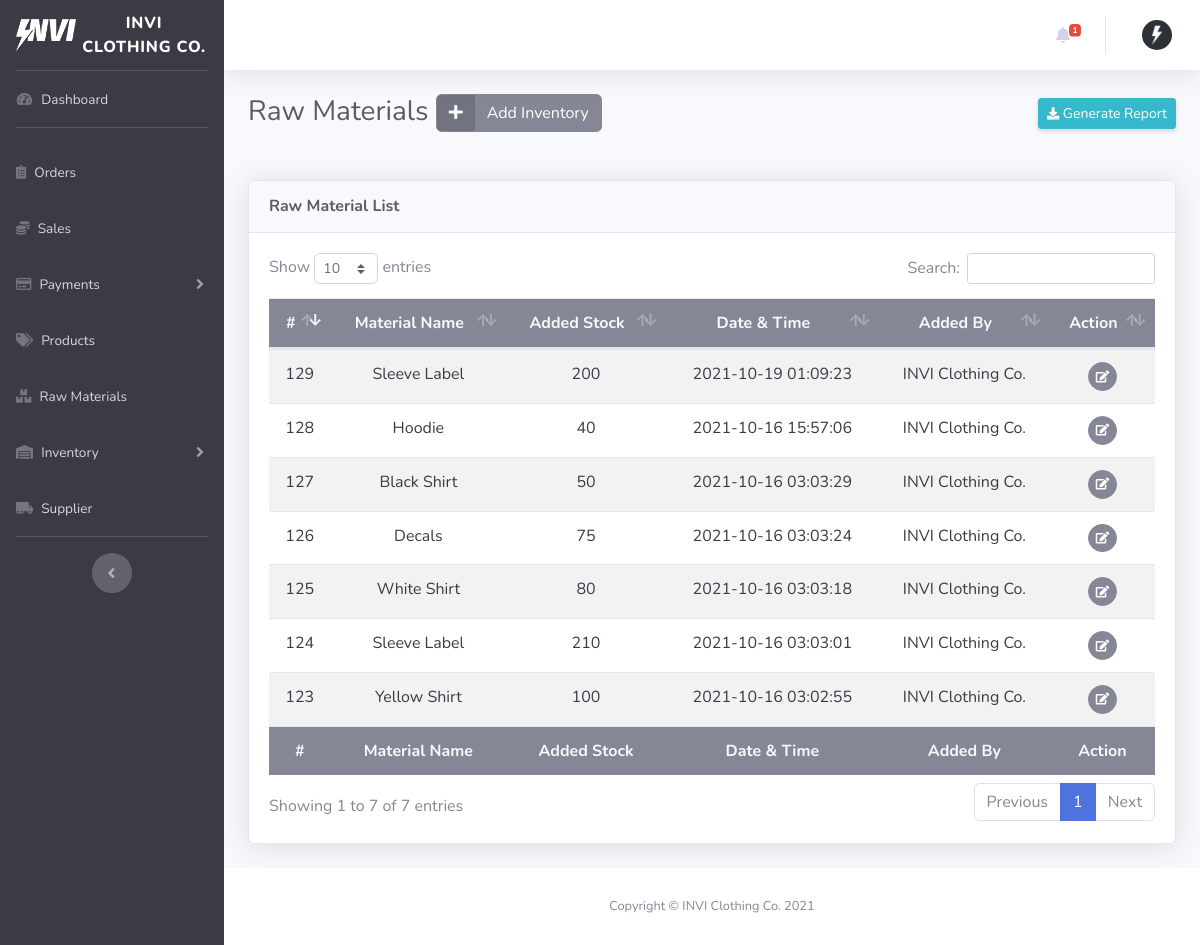
The page /dist/inventorymaterial.php on the database its author committed.
### tables this page shows
CREATE TABLE `account_table` (
  `ID` int(11) NOT NULL AUTO_INCREMENT,
  `firstName` varchar(255) NOT NULL,
  `lastName` varchar(255) NOT NULL,
  `email` varchar(255) NOT NULL,
  `password` varchar(255) NOT NULL,
  `contactNumber` varchar(255) DEFAULT NULL,
  `profileImg` varchar(255) DEFAULT NULL,
  `access` varchar(255) NOT NULL,
  PRIMARY KEY (`ID`)
);

CREATE TABLE `rawmaterials_table` (
  `ID` int(11) NOT NULL AUTO_INCREMENT,
  `materialName` varchar(255) NOT NULL,
  `unitPrice` int(11) NOT NULL,
  `stockQty` int(11) NOT NULL,
  `supplierID` int(11) NOT NULL,
  PRIMARY KEY (`ID`),
  KEY `fk_supplierID_idx` (`supplierID`),
  CONSTRAINT `fk_supplierID` FOREIGN KEY (`supplierID`) REFERENCES `supplier_table` (`ID`) ON DELETE CASCADE ON UPDATE CASCADE
);

### class/webstoreclass.php (called while the page is built, shortened)
<?php
class WebStore
{
  private $server = "mysql:host=localhost;dbname=invi-clothing_database;port=3307";
  private $user = "root";
  private $pass = "";
  private $options = [
    PDO::ATTR_ERRMODE => PDO::ERRMODE_EXCEPTION,
    PDO::ATTR_DEFAULT_FETCH_MODE => PDO::FETCH_ASSOC,
  ];
  public function openConnection()
  {
    try {
      $this->con = new PDO(
        $this->server,
        $this->user,
        $this->pass,
        $this->options
      );
      return $this->con;
    } catch (PDOException $e) {
      echo "There is some problem in the connection :" . $e->getMessage();
    }
  }
  public function get_userdata()
  {
    if (isset($_SESSION["userdata"])) {
      return $_SESSION["userdata"];
    } else {
      return null;
    }
  }
  public function get_admin()
  {
    $connection = $this->openConnection();
    $stmt = $connection->prepare(
      "SELECT * FROM account_table WHERE access = 'admin' ORDER BY ID DESC"
    );
    $stmt->execute();
    $admins = $stmt->fetchall();
    $count = $stmt->rowCount();
    if ($count > 0) {
      return $admins;
    } else {
      return false;
    }
  }
  public function count_orders()
  {
    $connection = $this->openConnection();
    $stmt = $connection->prepare(
      "SELECT COUNT(DISTINCT(orderID)) FROM sales_table WHERE orderStatus = 'Pending'"
    );
    $stmt->execute();
    $orders = $stmt->fetchColumn();
    $count = $stmt->rowCount();
    if ($count > 0) {
      return $orders;
    } else {
      return false;
    }
  }
  public function get_inventory_materials_added()
  {
    $connection = $this->openConnection();
    $stmt = $connection->prepare(
      "SELECT inventory.ID, materialID, materialName, addedQty, dateTime, account.firstName as addedByName, account.lastName as addedByLastName FROM (SELECT * FROM inventorymaterial_table) inventory LEFT JOIN rawmaterials_table materials ON inventory.materialID = materials.ID LEFT JOIN account_table account ON inventory.adminID = account.ID ORDER BY ID DESC"
    );
    $stmt->execute();
    $inventoryMaterials = $stmt->fetchall();
    $count = $stmt->rowCount();
    if ($count > 0) {
      return $inventoryMaterials;
    } else {
      return false;
    }
  }
}
$store = new WebStore();
?>

### dist/inventorymaterial.php (the view, shortened to what this page needs)
<?php
require_once "../class/webstoreclass.php";
$user = $store->get_userdata();
include_once "../includes/dashboard_header.php";
$admins = $store->get_admin();
?>
  <body id="page-top">
    <?php
    $store->add_inventory_materials();
    $store->update_inventory_material();
    $addedInventoryMaterials = $store->get_inventory_materials_added();
    $countOrders = $store->count_orders();
    ?>
    <div id="wrapper">
      <?php include_once "../includes/dashboard_sidebar.php"; ?>
      <div id="content-wrapper" class="d-flex flex-column">
        <div id="content">
          <?php include_once "../includes/dashboard_navbar.php"; ?>
          <div class="container-fluid">
            <div
              class="d-sm-flex align-items-center justify-content-between mb-4 d-print-none"
            >
              <h1 class="h3 mb-4 text-gray-800">Raw Materials
                <button type="button" href="#" class="btn btn-secondary btn-icon-split" data-toggle="modal" data-target="#materialsModal">
                    <span class="icon text">
                      <i class="fas fa-plus"></i>
                    </span>
                    <span class="text">Add Inventory</span>
                </button>
              </h1>
              <div class="dropdown no-arrow mb-4">
                <button class="btn btn-info btn-sm shadow-sm dropdown-toggle" type="button"
                    id="dropdownMenuButton" data-toggle="dropdown" aria-haspopup="true"
                    aria-expanded="false">
                    <i class="fas fa-download fa-sm text"></i>
                    Generate Report
                </button>
              </div>
            </div>
            <div class="card shadow mb-4 d-print-none">
              <div class="card-header py-3">
                <h6 class="m-0 font-weight-bold text-gray-800">
                  Raw Material List
                </h6>
              </div>
              <div class="card-body">
                <div class="table-responsive">
                  <table
                    class="table table-striped text-center"
                    id="dataTable"
                    width="100%"
                    cellspacing="0"
                    data-order='[[ 0, "desc" ]]'
                  >
                    <thead class="bg-gray-600 text-gray-100">
                        <tr>
                          <th>#</th>
                          <th>Material Name</th>
                          <th>Added Stock</th>
                          <th>Date & Time</th>
                          <th>Added By</th>
                          <th>Action</th>
                        </tr>
                    </thead>
                    <tbody class="text-gray-900">
                      <?php if ($addedInventoryMaterials) { ?>
                        <?php foreach (
                          $addedInventoryMaterials
                          as $inventoryMaterial
                        ) { ?>
                          <tr>
                            <td><?= $inventoryMaterial["ID"] ?></td>
                            <td><?= $inventoryMaterial["materialName"] ?></td>
                            <td><?= $inventoryMaterial["addedQty"] ?></td>
                            <td><?= $inventoryMaterial["dateTime"] ?></td>
                            <td><?= $inventoryMaterial["addedByName"] .
                              " " .
                              $inventoryMaterial["addedByLastName"] ?></td>
                            <td>
                              <button type="button" class="editInventoryMaterial btn btn-sm btn-secondary btn-circle" href="javascript:;" data-toggle="modal" data-target="#editInventoryMaterialModal" data-inventory_material_id="<?= $inventoryMaterial[
                                "ID"
                              ] ?>" data-admin_id="<?= $user[
  "ID"
] ?>" data-material_id="<?= $inventoryMaterial[
  "materialID"
] ?>" data-added_stock_qty="<?= $inventoryMaterial["addedQty"] ?>">
                              <span class="icon text">
                                <i class="fas fa-edit"></i>
                              </span>
                            </button>
                            </td>
                          </tr>
                        <?php } ?>
                      <?php } ?>
                    </tbody>
                    <tfoot class="bg-gray-600 text-gray-100">
                        <tr>
                          <th>#</th>
                          <th>Material Name</th>
                          <th>Added Stock</th>
                          <th>Date & Time</th>
                          <th>Added By</th>
                          <th>Action</th>
                        </tr>
                    </tfoot>
                  </table>
                </div>
              </div>
            </div>
          </div>
        </div>
        <?php require_once "../includes/dashboard_footer.php"; ?>
      </div>
    </div>
  </body>
</html>

### includes/dashboard_header.php (shortened to what this page needs)
<!DOCTYPE html>
<html lang="en">
    <head>
        <link href="./assets/fontawesome-free/css/all.min.css" rel="stylesheet" type="text/css">
        <link href="./assets/css/sb-admin-2.min.css" rel="stylesheet" />
        <link
        href="./assets/css/dataTables.bootstrap4.min.css"
        rel="stylesheet"
        />
        <link rel="stylesheet" href="https://cdn.jsdelivr.net/npm/bootstrap-select@1.14.0-beta2/dist/css/bootstrap-select.min.css">
    </head>

### includes/dashboard_sidebar.php (shortened to what this page needs)
<ul class="navbar-nav bg-gray-900 sidebar sidebar-dark accordion d-print-none" id="accordionSidebar">
    <a class="sidebar-brand d-flex align-items-center justify-content-center" href="dashboard.php">
        <div class="sidebar-brand-icon mr-1">
            <img src="./assets/img/logo.png" alt="INVI Clothing Co. Logo"  width="60px;" style="object-fit:cover;">
        </div>
        <div class="sidebar-brand-text">INVI Clothing Co.</div>
    </a>
    <hr class="sidebar-divider my-0">
    <li class="nav-item">
        <a class="nav-link" href="dashboard.php">
            <i class="fas fa-fw fa-tachometer-alt"></i>
            <span>Dashboard</span>
        </a>
    </li>
    <hr class="sidebar-divider">
    <li class="nav-item">
        <a class="nav-link" href="orders.php">
            <i class="fas fa-clipboard-list"></i>
            <span>Orders</span>
        </a>
    </li>
    <li class="nav-item">
        <a class="nav-link" href="sales.php">
            <i class="fas fa-coins"></i>
            <span>Sales</span>
        </a>
    </li>
    <li class="nav-item">
        <a class="nav-link collapsed" href="#" data-toggle="collapse" data-target="#collapseOne"
            aria-expanded="true" aria-controls="collapseOne">
            <i class="far fa-credit-card"></i>
            <span>Payments</span>
        </a>
    </li>
    <li class="nav-item">
        <a class="nav-link" href="products.php">
            <i class="fas fa-tags"></i>
            <span>Products</span>
        </a>
    </li>
    <li class="nav-item">
        <a class="nav-link" href="materials.php">
            <i class="fas fa-boxes"></i>
            <span>Raw Materials</span>
        </a>
    </li>
    <li class="nav-item">
        <a class="nav-link collapsed" href="#" data-toggle="collapse" data-target="#collapseTwo"
            aria-expanded="true" aria-controls="collapseTwo">
            <i class="fas fa-warehouse"></i>
            <span>Inventory</span>
        </a>
    </li>
    <li class="nav-item">
        <a class="nav-link" href="supplier.php">
            <i class="fas fa-truck-moving"></i>
            <span>Supplier</span>
        </a>
    </li>
    <hr class="sidebar-divider d-none d-md-block">
    <div class="text-center d-none d-md-inline">
        <button class="rounded-circle border-0" id="sidebarToggle"></button>
    </div>
</ul>

### includes/dashboard_navbar.php (shortened to what this page needs)
<nav class="navbar navbar-expand navbar-light bg-white topbar mb-4 static-top shadow d-print-none">
    <ul class="navbar-nav ml-auto">
        <li class="nav-item dropdown no-arrow mx-1">
            <a class="nav-link dropdown-toggle" href="#" id="alertsDropdown" role="button"
                data-toggle="dropdown" aria-haspopup="true" aria-expanded="false">
                <i class="fas fa-bell fa-fw"></i>
                <?php if ($countOrders) { ?>
                    <span class="badge badge-danger badge-counter">
                        <?= $countOrders > 3 ? "3+" : $countOrders ?>
                    </span>
                <?php } ?>
            </a>
        </li>
        <li class="nav-item dropdown no-arrow">
            <a class="nav-link dropdown-toggle" href="#" id="userDropdown" role="button"
                data-toggle="dropdown" aria-haspopup="true" aria-expanded="false">
                    <?php if ($admins) { ?>
                        <?php foreach ($admins as $admin) { ?>
                            <?php if (is_null($admin["profileImg"])) { ?>
                            <img alt="Profile image" class="avatar mx-auto d-block mt-4 mb-4" width="30px" height="30px" style="border-radius:50%;">
                            <?php } else { ?>
                                <img src="./assets/img/<?= $admin[
                                  "profileImg"
                                ] ?>" alt="Profile image" class="mx-auto d-block mt-4 mb-4" width="30px" height="30px" style="object-fit:cover; border-radius:50%;">
                            <?php } ?>
                        <?php } ?>
                    <?php } ?>
            </a>
        </li>
    </ul>
</nav>

### includes/dashboard_footer.php
<footer class="sticky-footer bg-white d-print-none">
    <div class="container my-auto">
        <div class="copyright text-center my-auto">
            <span>Copyright &copy; INVI Clothing Co. 2021</span>
        </div>
    </div>
</footer>

### rows shown on the page
account_table: profileImg (picture)
rawmaterials_table: ID "129", materialName "Sleeve Label", addedQty "200", dateTime "2021-10-19 01:09:23", account_table.firstName "INVI", account_table.lastName "Clothing Co.", ID "124", addedQty "210", dateTime "2021-10-16 03:03:01"
rawmaterials_table: ID "128", materialName "Hoodie", addedQty "40", dateTime "2021-10-16 15:57:06", account_table.firstName "INVI", account_table.lastName "Clothing Co."
rawmaterials_table: ID "127", materialName "Black Shirt", addedQty "50", dateTime "2021-10-16 03:03:29", account_table.firstName "INVI", account_table.lastName "Clothing Co."
rawmaterials_table: ID "126", materialName "Decals", addedQty "75", dateTime "2021-10-16 03:03:24", account_table.firstName "INVI", account_table.lastName "Clothing Co."
rawmaterials_table: ID "125", materialName "White Shirt", addedQty "80", dateTime "2021-10-16 03:03:18", account_table.firstName "INVI", account_table.lastName "Clothing Co."
rawmaterials_table: ID "123", materialName "Yellow Shirt", addedQty "100", dateTime "2021-10-16 03:02:55", account_table.firstName "INVI", account_table.lastName "Clothing Co."

### other values the page prints
$countOrders "1"
